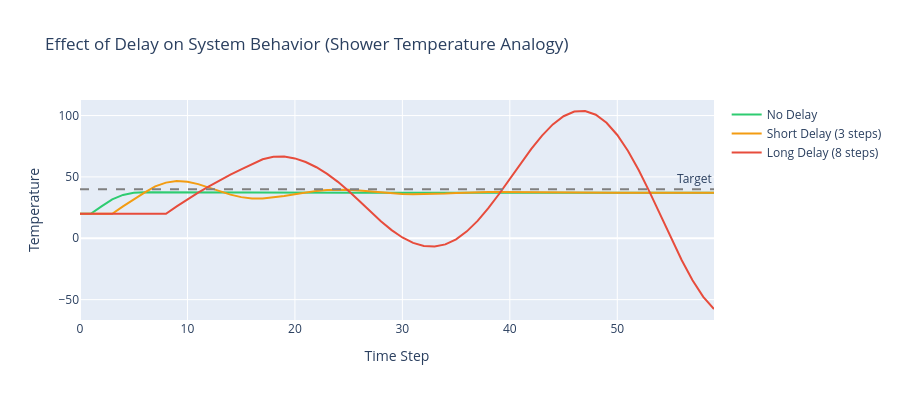

The notebook cell saved with this chart:
### Markdown cell above
### 6.1.3 지연(Delay)의 영향

**한 줄 요약:** 피드백 효과가 **바로 나타나지 않고 시차**를 두고 나타나는 현상. 지연이 길수록 시스템이 불안정해진다.

**온수 샤워 비유:**

1. 물이 차갑다 → 밸브를 더 연다
2. 배관 때문에 아직 차가운 물이 나온다 → **더 연다**
3. 갑자기 뜨거운 물이 쏟아진다! → 놀라서 닫는다
4. 배관에 남은 뜨거운 물이 계속 나온다 → 다시 차가워질 때까지 기다림

→ 너무 뜨겁고 너무 차가운 상태를 반복 = **오버슈팅(Overshooting)**

| 지연 유형 | 원인 | 결과 | 예시 |
|----------|------|------|------|
| 정보 지연 | 보고, 측정 | 늦은 대응 | 고객 이탈 감지 지연 |
| 물질 지연 | 생산, 운송 | 오버슈팅 | 재고 과잉/과소 |
| 의사결정 지연 | 숙의, 승인 | 기회 상실 | 시장 대응 지연 |

**채찍효과(Bullwhip Effect):** 소비자 수요 10% 변화 → 소매상 15% → 도매상 20% → 제조업체 25% 변동! 각 단계의 지연이 누적되어 변동이 증폭된다.

### Code cell
# 시뮬레이션: 지연이 만드는 진동 (온도 조절 비유)
steps = 60
target_temp = 40.0  # 목표 온도

def simulate_with_delay(delay_steps, adjustment_rate=0.3):
    """지연이 있는 균형 루프 시뮬레이션"""
    temp = np.zeros(steps)
    temp[0] = 20.0  # 초기 온도
    actions = np.zeros(steps)  # 실제 적용되는 조절량
    pending = []  # 지연된 조절
    
    for i in range(1, steps):
        # 지연된 조절 적용
        applied = sum(a for t, a in pending if t <= i)
        pending = [(t, a) for t, a in pending if t > i]
        
        # 현재 온도에 기반한 조절 (지연 존재)
        gap = target_temp - temp[i-1]
        action = adjustment_rate * gap
        pending.append((i + delay_steps, action))
        
        # 온도 변화 (자연 냉각 포함)
        temp[i] = temp[i-1] + applied - 0.05 * (temp[i-1] - 20)  # 약간의 냉각
    
    return temp

# 지연 없음 vs 짧은 지연 vs 긴 지연
temp_no_delay = simulate_with_delay(0)
temp_short_delay = simulate_with_delay(3)
temp_long_delay = simulate_with_delay(8)

fig = go.Figure()
fig.add_trace(go.Scatter(x=list(range(steps)), y=temp_no_delay,
    mode='lines', name='No Delay', line=dict(color='black', width=2)))
fig.add_trace(go.Scatter(x=list(range(steps)), y=temp_short_delay,
    mode='lines', name='Short Delay (3 steps)', line=dict(color='gray', width=2)))
fig.add_trace(go.Scatter(x=list(range(steps)), y=temp_long_delay,
    mode='lines', name='Long Delay (8 steps)', line=dict(color='gray', width=2)))
fig.add_hline(y=target_temp, line_dash='dash', line_color='gray',
              annotation_text='Target')

fig.update_layout(
    title='Effect of Delay on System Behavior (Shower Temperature Analogy)',
    xaxis_title='Time Step',
    yaxis_title='Temperature',
    height=400
)
fig.show()

print("💡 지연이 길수록 시스템은 불안정해진다:")
print("   - 지연 없음: 부드럽게 목표에 수렴")
print("   - 짧은 지연: 약간의 오버슈팅 후 안정")
print("   - 긴 지연: 진동(Oscillation) 발생 → 과잉 반응의 반복")
print("\n📌 채찍효과(Bullwhip Effect): 소비자 수요 10% 변화 → 공급망 끝에서 25% 변동!")

### Figure 1 — Plotly figure (JSON) as saved in the notebook; plotly's stock layout.template omitted (floating-point values rounded to 4 significant figures)
{"data": [{"line": {"color": "#2ecc71", "width": 2}, "mode": "lines", "name": "No Delay", "type": "scatter", "x": [0, 1, 2, 3, 4, 5, 6, 7, 8, 9, 10, 11, 12, 13, 14, 15, 16, 17, 18, 19, 20, 21, 22, 23, 24, 25, 26, 27, 28, 29, 30, 31, 32, 33, 34, 35, 36, 37, 38, 39, 40, 41, 42, 43, 44, 45, 46, 47, 48, 49, 50, 51, 52, 53, 54, 55, 56, 57, 58, 59], "y": [20.0, 20.0, 26.0, 31.7, 35.31, 37.04, 37.59, 37.6, 37.44, 37.29, 37.19, 37.15, 37.13, 37.13, 37.13, 37.14, 37.14, 37.14, 37.14, 37.14, 37.14, 37.14, 37.14, 37.14, 37.14, 37.14, 37.14, 37.14, 37.14, 37.14, 37.14, 37.14, 37.14, 37.14, 37.14, 37.14, 37.14, 37.14, 37.14, 37.14, 37.14, 37.14, 37.14, 37.14, 37.14, 37.14, 37.14, 37.14, 37.14, 37.14, 37.14, 37.14, 37.14, 37.14, 37.14, 37.14, 37.14, 37.14, 37.14, 37.14]}, {"line": {"color": "#f39c12", "width": 2}, "mode": "lines", "name": "Short Delay (3 steps)", "type": "scatter", "x": [0, 1, 2, 3, 4, 5, 6, 7, 8, 9, 10, 11, 12, 13, 14, 15, 16, 17, 18, 19, 20, 21, 22, 23, 24, 25, 26, 27, 28, 29, 30, 31, 32, 33, 34, 35, 36, 37, 38, 39, 40, 41, 42, 43, 44, 45, 46, 47, 48, 49, 50, 51, 52, 53, 54, 55, 56, 57, 58, 59], "y": [20.0, 20.0, 20.0, 20.0, 26.0, 31.7, 37.12, 42.26, 45.35, 46.57, 46.11, 44.12, 41.31, 38.28, 35.53, 33.52, 32.45, 32.34, 33.07, 34.36, 35.91, 37.41, 38.62, 39.38, 39.64, 39.43, 38.88, 38.12, 37.32, 36.63, 36.13, 35.89, 35.9, 36.12, 36.47, 36.88, 37.27, 37.57, 37.75, 37.8, 37.73, 37.57, 37.37, 37.16, 36.98, 36.86, 36.81, 36.82, 36.89, 36.98, 37.09, 37.19, 37.26, 37.31, 37.31, 37.29, 37.25, 37.19, 37.14, 37.1]}, {"line": {"color": "#e74c3c", "width": 2}, "mode": "lines", "name": "Long Delay (8 steps)", "type": "scatter", "x": [0, 1, 2, 3, 4, 5, 6, 7, 8, 9, 10, 11, 12, 13, 14, 15, 16, 17, 18, 19, 20, 21, 22, 23, 24, 25, 26, 27, 28, 29, 30, 31, 32, 33, 34, 35, 36, 37, 38, 39, 40, 41, 42, 43, 44, 45, 46, 47, 48, 49, 50, 51, 52, 53, 54, 55, 56, 57, 58, 59], "y": [20.0, 20.0, 20.0, 20.0, 20.0, 20.0, 20.0, 20.0, 20.0, 26.0, 31.7, 37.12, 42.26, 47.15, 51.79, 56.2, 60.39, 64.37, 66.35, 66.52, 65.06, 62.13, 57.88, 52.45, 45.97, 38.55, 30.31, 21.89, 13.84, 6.631, 0.6593, -3.738, -6.287, -6.763, -4.991, -0.8356, 5.638, 14.2, 24.5, 36.08, 48.4, 60.86, 72.85, 83.71, 92.77, 99.44, 103.2, 103.7, 100.7, 94.13, 84.17, 71.1, 55.44, 37.83, 19.11, 0.1918, -17.93, -34.24, -47.76, -57.63]}], "layout": {"annotations": [{"showarrow": false, "text": "Target", "x": 1, "xanchor": "right", "xref": "x domain", "y": 40, "yanchor": "bottom", "yref": "y"}], "height": 400, "shapes": [{"line": {"color": "gray", "dash": "dash"}, "type": "line", "x0": 0, "x1": 1, "xref": "x domain", "y0": 40, "y1": 40, "yref": "y"}], "title": {"text": "Effect of Delay on System Behavior (Shower Temperature Analogy)"}, "xaxis": {"title": {"text": "Time Step"}}, "yaxis": {"title": {"text": "Temperature"}}}}
